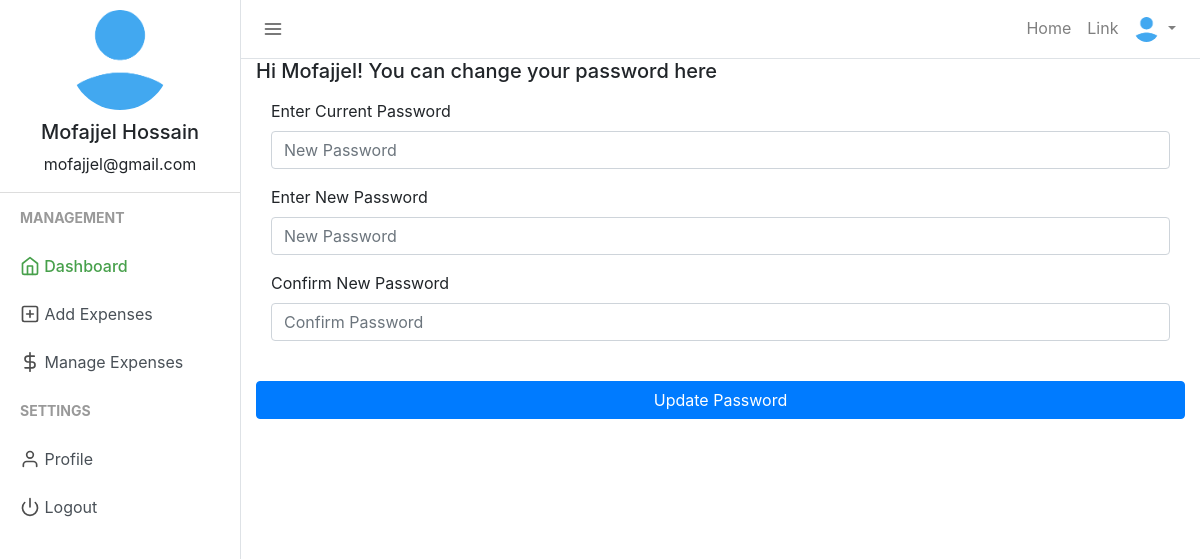
/change_password.php (signed in), run on the app's committed database.
### tables this page shows
CREATE TABLE `users` (
  `user_id` int NOT NULL,
  `firstname` varchar(50) NOT NULL,
  `lastname` varchar(25) NOT NULL,
  `email` varchar(50) NOT NULL,
  `profile_path` varchar(50) NOT NULL DEFAULT 'default_profile.png',
  `password` varchar(50) NOT NULL,
  `trn_date` datetime NOT NULL
);

### session.php (called while the page is built, shortened)
<?php
include("config.php");
$sess_email = $_SESSION["email"];
$sql = "SELECT user_id, firstname, lastname, email, profile_path FROM users WHERE email = '$sess_email'";
$result = $con->query($sql);
if ($result->num_rows > 0) {
  while($row = $result->fetch_assoc()) {
    $firstname = $row["firstname"];
    $username =$row["firstname"]." ".$row["lastname"];
    $useremail=$row["email"];
    $userprofile="uploads/".$row["profile_path"];
  }
} else {
    $userid="GHX1Y2";
    $username ="Jhon Doe";
    $useremail="mailid@domain.com";
    $userprofile="Uploads/default_profile.png";
}
?>

### change_password.php (the view, shortened to what this page needs)
<?php
include("session.php");
?>
<!DOCTYPE html>
<html lang="en">
<head>
    <link href="css/bootstrap.min.css" rel="stylesheet">
    <link href="css/style.css" rel="stylesheet">
</head>
<body>
    <div class="d-flex" id="wrapper">
        <div class="border-right" id="sidebar-wrapper">
            <div class="user">
                <img class="img img-fluid rounded-circle" src="<?php echo $userprofile ?>" width="120">
                <h5><?php echo $username ?></h5>
                <p><?php echo $useremail ?></p>
            </div>
            <div class="sidebar-heading">Management</div>
            <div class="list-group list-group-flush">
                <a href="index.php" class="list-group-item list-group-item-action sidebar-active"><span data-feather="home"></span> Dashboard</a>
                <a href="add_expense.php" class="list-group-item list-group-item-action "><span data-feather="plus-square"></span> Add Expenses</a>
                <a href="manage_expense.php" class="list-group-item list-group-item-action "><span data-feather="dollar-sign"></span> Manage Expenses</a>
            </div>
            <div class="sidebar-heading">Settings </div>
            <div class="list-group list-group-flush">
                <a href="profile.php" class="list-group-item list-group-item-action "><span data-feather="user"></span> Profile</a>
                <a href="logout.php" class="list-group-item list-group-item-action "><span data-feather="power"></span> Logout</a>
            </div>
        </div>
        <div id="page-content-wrapper">
            <nav class="navbar navbar-expand-lg navbar-light  border-bottom">
                <button class="toggler" type="button" id="menu-toggle" aria-expanded="false">
                    <span data-feather="menu"></span>
                </button>
                <div class="collapse navbar-collapse" id="navbarSupportedContent">
                    <ul class="navbar-nav ml-auto mt-2 mt-lg-0">
                        <li class="nav-item">
                            <a class="nav-link" href="#">Home <span class="sr-only">(current)</span></a>
                        </li>
                        <li class="nav-item">
                            <a class="nav-link" href="#">Link</a>
                        </li>
                        <li class="nav-item dropdown">
                            <a class="nav-link dropdown-toggle" href="#" id="navbarDropdown" role="button" data-toggle="dropdown" aria-haspopup="true" aria-expanded="false">
                                <img class="img img-fluid rounded-circle" src="<?php echo $userprofile ?>" width="25">
                            </a>
                        </li>
                    </ul>
                </div>
            </nav>
            <div class="container-fluid">
                <h5>Hi <?php echo $firstname ?>! You can change your password here</h5>
                <div class="row mt-3">
                    <div class="col-md">
                        <form class="form" action="" method="post" id="registrationForm" autocomplete="off">
                            <div class="form-group">
                                <div class="col">
                                    <label for="password">
                                        Enter Current Password
                                    </label>
                                    <input type="password" class="form-control" name="curr_password" id="password" placeholder="New Password">
                                </div>
                            </div>
                            <div class="form-group">
                                <div class="col">
                                    <label for="password">
                                        Enter New Password
                                    </label>
                                    <input type="password" class="form-control" name="new_password" id="password" placeholder="New Password">
                                </div>
                            </div>
                            <div class="form-group">
                                <div class="col">
                                    <label for="password2">
                                        Confirm New Password
                                    </label>
                                    <input type="password" class="form-control" name="confirm_new_password" id="confirm_password" placeholder="Confirm Password">
                                </div>
                            </div>
                            <div class="form-group">
                                <div class="col-xs-12">
                                    <br>
                                    <button class="btn btn-block btn-primary" name="updatepassword" type="submit">Update Password</button>
                                </div>
                            </div>
                        </form>
                    </div>
                </div>
            </div>
        </div>
    </div>
</body>
</html>

### css/style.css (style rules this page uses)
body { background-color: #efefef; }
.feather { width: 20px; height: 20px; stroke: #4d4d4d; stroke-width: 2; stroke-linecap: round; stroke-linejoin: round; fill: none; vertical-align: text-bottom; }
.list-group { background-color: #ffffff; }
.list-group-item { border: none; }
.user { text-align: center; border-bottom: 1px solid #ddd; }
.user img { padding: 10px; }
.toggler { color: #000; background-color: #fff; border: none; outline: none; }
.sidebar-active { color: #47a04b; font-weight: 500; }
.sidebar-active .feather { stroke: #47a04b; font-weight: 500; }
#wrapper { overflow-x: hidden; background-color: #fff; }
#sidebar-wrapper { min-height: 100vh; margin-left: -15rem; -webkit-transition: margin 0.25s ease-out; -moz-transition: margin 0.25s ease-out; -o-transition: margin 0.25s ease-out; transition: margin 0.25s ease-out; }
#sidebar-wrapper .sidebar-heading { padding: 0.875rem 1.25rem; font-size: 14px; font-weight: bold; text-transform: uppercase; color: #999; }
#sidebar-wrapper .list-group { width: 15rem; }
#page-content-wrapper { min-width: 100vw; }
@media (min-width: 768px) { #sidebar-wrapper { margin-left: 0; } }
@media (min-width: 768px) { #page-content-wrapper { min-width: 0; width: 100%; } }
.container-fluid { margin-right: 20px; }

### data on the page
users: profile_path (placeholder picture), username "Mofajjel Hossain", email "mofajjel@gmail.com", firstname "Mofajjel"
